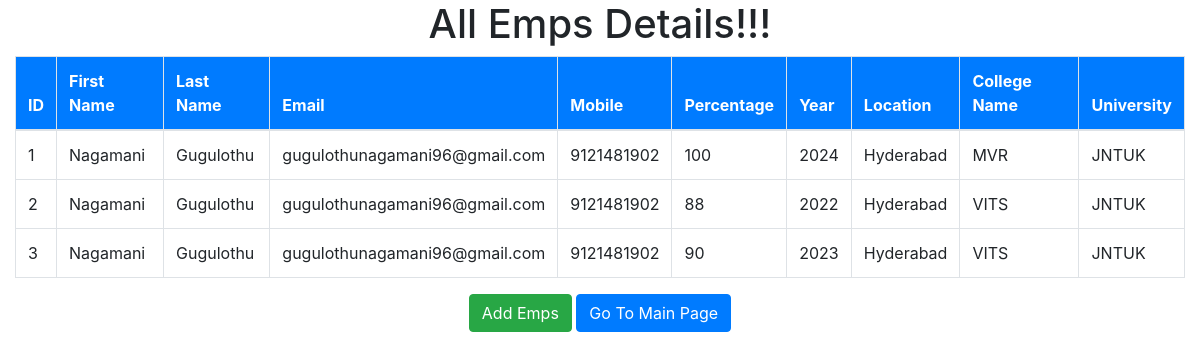
The app's page /details_page with its own data.
### empdataapp/models.py (models this page shows)
class EmployeesData(models.Model):
    first_name = models.CharField(max_length=50)
    last_name = models.CharField(max_length=50)
    email = models.EmailField(max_length=50)
    mobile = models.BigIntegerField()
    percentage = models.IntegerField()
    year = models.IntegerField()
    location = models.CharField(max_length=50)
    college_name = models.CharField(max_length=50)
    university = models.CharField(max_length=50)

### empdataapp/views.py (the view)
# urls.py: path('details_page', views.details_page, name="details_page")
def details_page(request):
    data = EmployeesData.objects.all()
    return render(request, 'detailspage.html',{'data':data})

### templates/detailspage.html (shortened to what this page needs)
<!DOCTYPE html>
<html lang="en" dir="ltr">
  <head>
    {% include 'cdnlines.html' %}
  </head>
  <body>
    <div class="container-fluid">
      <div class="row">
        <div class="col-md-12">
          <h1 class="text-center">All Emps Details!!!</h1>
          {% if data %}
          <table class="table table-bordered mt-2">
            <thead class="bg-primary text-white">
              <tr>
                <th>ID</th>
                <th>First Name</th>
                <th>Last Name</th>
                <th>Email</th>
                <th>Mobile</th>
                <th>Percentage</th>
                <th>Year</th>
                <th>Location</th>
                <th>College Name</th>
                <th>University</th>
              </tr>
            </thead>
            <tbody>
              {% for i in data %}
              <tr>
                <td>{{i.id}}</td>
                <td>{{i.first_name}}</td>
                <td>{{i.last_name}}</td>
                <td>{{i.email}}</td>
                <td>{{i.mobile}}</td>
                <td>{{i.percentage}}</td>
                <td>{{i.year}}</td>
                <td>{{i.location}}</td>
                <td>{{i.college_name}}</td>
                <td>{{i.university}}</td>
              </tr>
              {% endfor %}
            </tbody>
          </table>
          <div class="text-center">
            <a href="{% url 'add_emp' %}"class="btn btn-success">Add Emps</a>
            <a href="{% url 'mainPage' %}" class="btn btn-primary">Go To Main Page</a>
          </div>
          {% else %}
          <h1 class="text-center">No Data Available Here!!!</h1>
          {% endif %}
        </div>
      </div>
    </div>
  </body>
</html>

### templates/cdnlines.html (shortened to what this page needs)
<link rel="stylesheet" href="https://cdn.jsdelivr.net/npm/bootstrap@4.6.2/dist/css/bootstrap.min.css">

### records on screen
EmployeesData: id "1", first_name "Nagamani", last_name "Gugulothu", email "gugulothunagamani96@gmail.com", mobile "9121481902", percentage "100", year "2024", location "Hyderabad", college_name "MVR", university "JNTUK"
EmployeesData: id "2", first_name "Nagamani", last_name "Gugulothu", email "gugulothunagamani96@gmail.com", mobile "9121481902", percentage "88", year "2022", location "Hyderabad", college_name "VITS", university "JNTUK"
EmployeesData: id "3", first_name "Nagamani", last_name "Gugulothu", email "gugulothunagamani96@gmail.com", mobile "9121481902", percentage "90", year "2023", location "Hyderabad", college_name "VITS", university "JNTUK"
